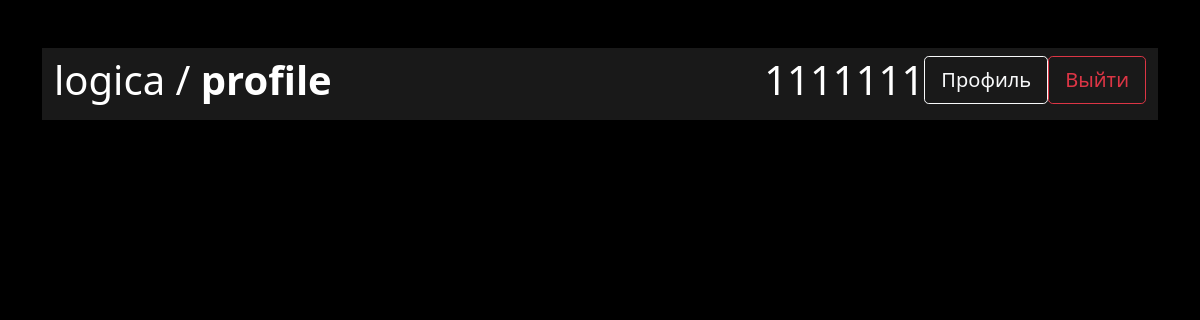
The app's page /profile/ (signed in), older data.
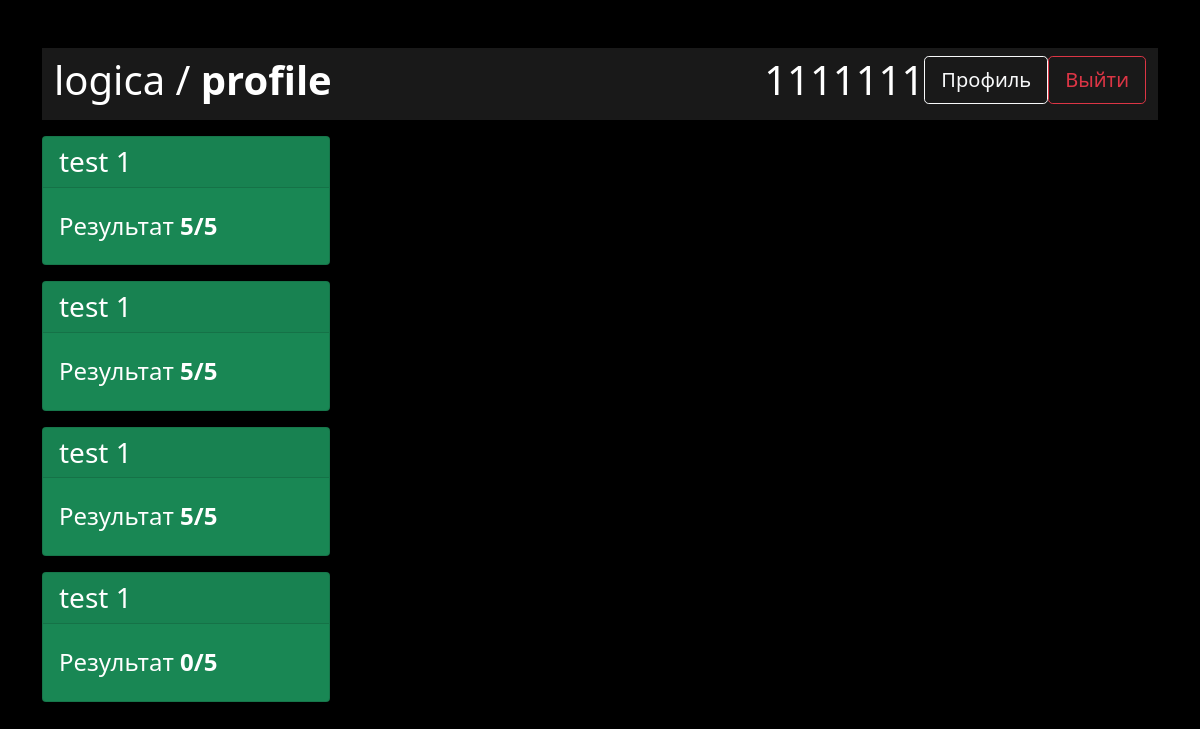
The same page, newer data.
### tests_app/models.py (models this page shows, shortened)
class Tests(models.Model):
    user = models.TextField(default='')
    test = models.IntegerField()
    result = models.CharField(max_length=20,default='')

### profile_app/views.py (the view)
# urls.py: path('', views.index, name='index_page')
def index(request):
    username = request.user.username
    context = {'data': Tests.objects.filter(user=username)}
    return render(request, 'profile_app/index.html', context=context)

### templates/profile_app/index.html
{% extends "base.html" %}
{% block title_page %}/ <strong>profile</strong>{% endblock %}
{% block content_page %}
{% for d in data%}
    <div class="card text-white bg-success mb-3" style="max-width: 18rem;">
        <h3><div class="card-header">test {{d.test}}</div></h3>
        <div class="card-body">
        <h4 class="card-title">Результат <b>{{ d.result }}</b></h4>
        </div>
    </div>
{%endfor%}
{% endblock %}

### templates/base.html (shortened to what this page needs)
<!DOCTYPE html>
<html lang="ru">
    <head>
        {%load static%}
        <link rel="stylesheet" href='{%static 'css/base.css'%}'>
        <link href={% static "bootstrap-5.0.2-dist/css/bootstrap.min.css" %} rel="stylesheet">
    </head>
    <body>
        <div class="container-md">
            <br></br>
            <figure class='navigate'>
                <nav class="navbar navbar-expand-lg text-white">
                    <div class="container-fluid">
                        <h1>
                        <a href={%url 'index_page'%} class='ssilka'>logica</a>
                        {%block title_page%}
                        {% endblock %}
                        </h1>
                        {% if user.is_authenticated %}
                            <ul class="nav nav-pills">
                                <li><a><h1>{{ user }}</h1></a></li>
                                <li><a class="btn btn-outline-light btn-lg text-end" role="button" href={%url 'profile_index'%}>Профиль</a></li>
                                <li><a class="btn btn-outline-danger btn-lg text-end" role="button" href={%url 'log_out'%}>Выйти</a></li>
                            </ul>
                        {%else%}
                                <ul class="nav nav-pills">
                                    <li><a class="btn btn-outline-primary btn-lg" role="button" href={%url 'l'%}>Войти</a></li>
                                    <a></a>
                                    <li><a class="btn btn-outline-success btn-lg" role="button" href={%url 's'%}>Зарегистрироваться</a></li>
                                </ul>
                        {%endif%}
                    </div>
                </nav>
            </figure>
            <div class='content text-white'>
                {%block content_page%}
                {% endblock %}
            </div>
        </div>
    </body>
</html>

### static/css/base.css (style rules this page uses)
.ssilka { text-decoration: none; color: white; }
.navigate { background-color: rgb(25, 25, 25); }

### templates/base.html (style rules this page uses)
body { background-color: black; }

Row changes from the older to the newer data that the page shows:
added Tests: test "1", result "5/5"
added Tests: test "1", result "5/5"
added Tests: test "1", result "5/5"
added Tests: test "1", result "0/5"
